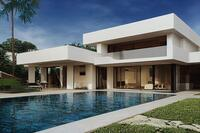
#> input picture images-videos/house.jpg, 200 x 133 px
$ jupyter execute '3.mixed real and imaginary frequency component.ipynb'
#> lines starting #> are read from the running program, lines starting #| are printed output that depends on the picture
<p style="font-family:Bookman Old Style;font-size:27px">Import libraries</p>

[cell 1]
import cv2
import numpy as np
from skimage.io import imread
from skimage.color import rgb2gray
import matplotlib.pyplot as plt

<p style="font-family:Bookman Old Style;font-size:27px">Compute DFT components</p>

[cell 2]
def dft_transform_and_reconstruct(img_gray):
    freq_img = np.fft.fft2(img_gray)
    shift_img = np.fft.fftshift(freq_img)

    magnitude_img = 20 * (np.log10(np.abs(shift_img)) + 0.01)
    phase_img = np.angle(shift_img)

    real_freq_img = np.fft.ifft2(freq_img).real

    return magnitude_img, phase_img, real_freq_img, freq_img

<p style="font-family:Bookman Old Style;font-size:27px">Apply DFT on first image</p>

[cell 3]
img1 = rgb2gray(imread('../images-videos/house.jpg'))
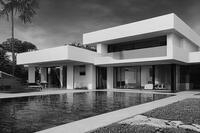
#> img1: shape (133, 200) float64; min 0.00333, max 0.941, mean 0.419
magnitude_img_1, phase_img_1, real_freq_img_1,_ = dft_transform_and_reconstruct(img1)
#> in dft_transform_and_reconstruct, `magnitude_img = 20 * (np.log10(np.abs(shift_img)) + 0.01)`:
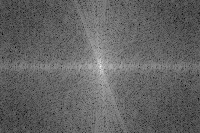
#> magnitude_img: shape (133, 200) float64; min -27.31, max 81.15, mean 15; drawn with min black and max white
#> in dft_transform_and_reconstruct, `phase_img = np.angle(shift_img)`:
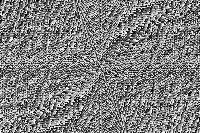
#> phase_img: shape (133, 200) float64; min -3.14, max 3.14, mean 0.000118; drawn with min black and max white

<p style="font-family:Bookman Old Style;font-size:27px">Plotting the results</p>

[cell 4]
plt.figure(1, figsize=(12, 6))

plt.subplot(221)
plt.imshow(img1, cmap='gray')
plt.title('Original Image', size=17)
plt.axis('off')

plt.subplot(222)
plt.imshow(magnitude_img_1, cmap='gray')
plt.title('FFT Spectrum Magnitude', size=17)
plt.axis('off')

plt.subplot(223)
plt.imshow(phase_img_1, cmap='gray')
plt.title('FFT Phase', size=17)
plt.axis('off')

plt.subplot(224)
plt.imshow(real_freq_img_1, cmap='gray')
plt.title('Reconstructed Image', size=17)
plt.axis('off')
plt.show()
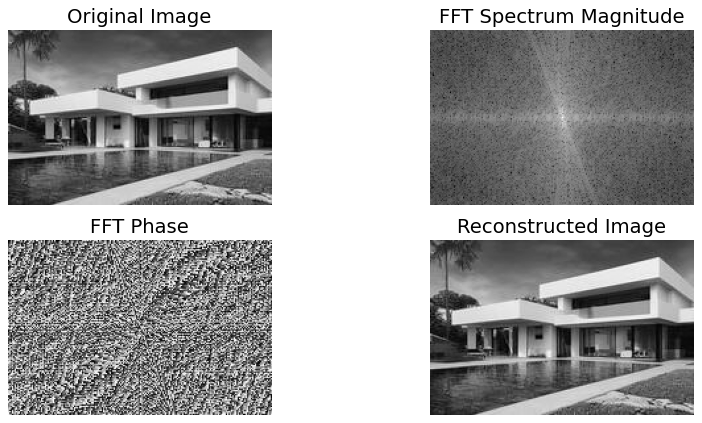
#> figure drawn by matplotlib, 4 panels

<p style="font-family:Bookman Old Style;font-size:27px">Apply DFT on second image</p>

[cell 5]
img2 = rgb2gray(imread('../images-videos/h12.jpg'))
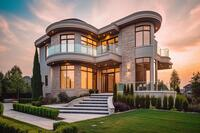
#> input picture images-videos/h12.jpg, 200 x 133 px
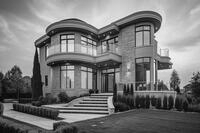
#> img2: shape (133, 200) float64; min 0.00561, max 0.988, mean 0.477
magnitude_img_2, phase_img_2, real_freq_img_2, _= dft_transform_and_reconstruct(img2)
#> in dft_transform_and_reconstruct (call 2), `magnitude_img = 20 * (np.log10(np.abs(shift_img)) + 0.01)`:
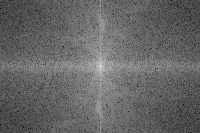
#> magnitude_img: shape (133, 200) float64; min -27.83, max 82.28, mean 16.2; drawn with min black and max white
#> in dft_transform_and_reconstruct (call 2), `phase_img = np.angle(shift_img)`:
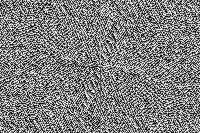
#> phase_img: shape (133, 200) float64; min -3.14, max 3.14, mean 1.24e-17; drawn with min black and max white

<p style="font-family:Bookman Old Style;font-size:27px">Plotting the results</p>

[cell 6]
plt.figure(2, figsize=(12, 6))

plt.subplot(221)
plt.imshow(img2, cmap='gray')
plt.title('Original Image', size=17)
plt.axis('off')

plt.subplot(222)
plt.imshow(magnitude_img_2, cmap='gray')
plt.title('FFT Spectrum Magnitude', size=17)
plt.axis('off')

plt.subplot(223)
plt.imshow(phase_img_2, cmap='gray')
plt.title('FFT Phase', size=17)
plt.axis('off')

plt.subplot(224)
plt.imshow(real_freq_img_2, cmap='gray')
plt.title('Reconstructed Image', size=17)
plt.axis('off')
plt.show()

<p style="font-family:Bookman Old Style;font-size:27px">Loading images for combine real and imaginary parts</p>

[cell 7]
img1 = rgb2gray(imread('../images-videos/house.jpg'))
img2 = rgb2gray(imread('../images-videos/h12.jpg'))

<p style="font-family:Bookman Old Style;font-size:27px">Creating hybrid images</p>

[cell 8]
magnitude_img_1, phase_img_1, real_freq_img_1, freq1 = dft_transform_and_reconstruct(img1)
magnitude_img_2, phase_img_2, real_freq_img_2, freq2 = dft_transform_and_reconstruct(img2)

new_img1 = np.fft.ifft2(np.vectorize(complex)(freq1.real, freq2.imag)).real
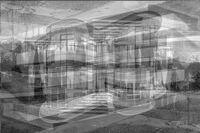
#> new_img1: shape (133, 200) float64; min -0.354, max 1.13, mean 0.419; drawn with min black and max white
new_img2 = np.fft.ifft2(np.vectorize(complex)(freq2.real, freq1.imag)).real
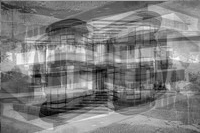
#> new_img2: shape (133, 200) float64; min -0.207, max 1.17, mean 0.477; drawn with min black and max white

<p style="font-family:Bookman Old Style;font-size:27px">Plotting the results</p>

[cell 9]
plt.figure(1, figsize=(12, 8))

plt.subplot(121)
plt.imshow(new_img1, cmap='gray')
plt.title('Re(F1) + Im(F2)', size=17)
plt.axis('off')

plt.subplot(122)
plt.imshow(new_img2, cmap='gray')
plt.title('Re(F2) + Im(F1)', size=17)
plt.axis('off')

plt.show()
